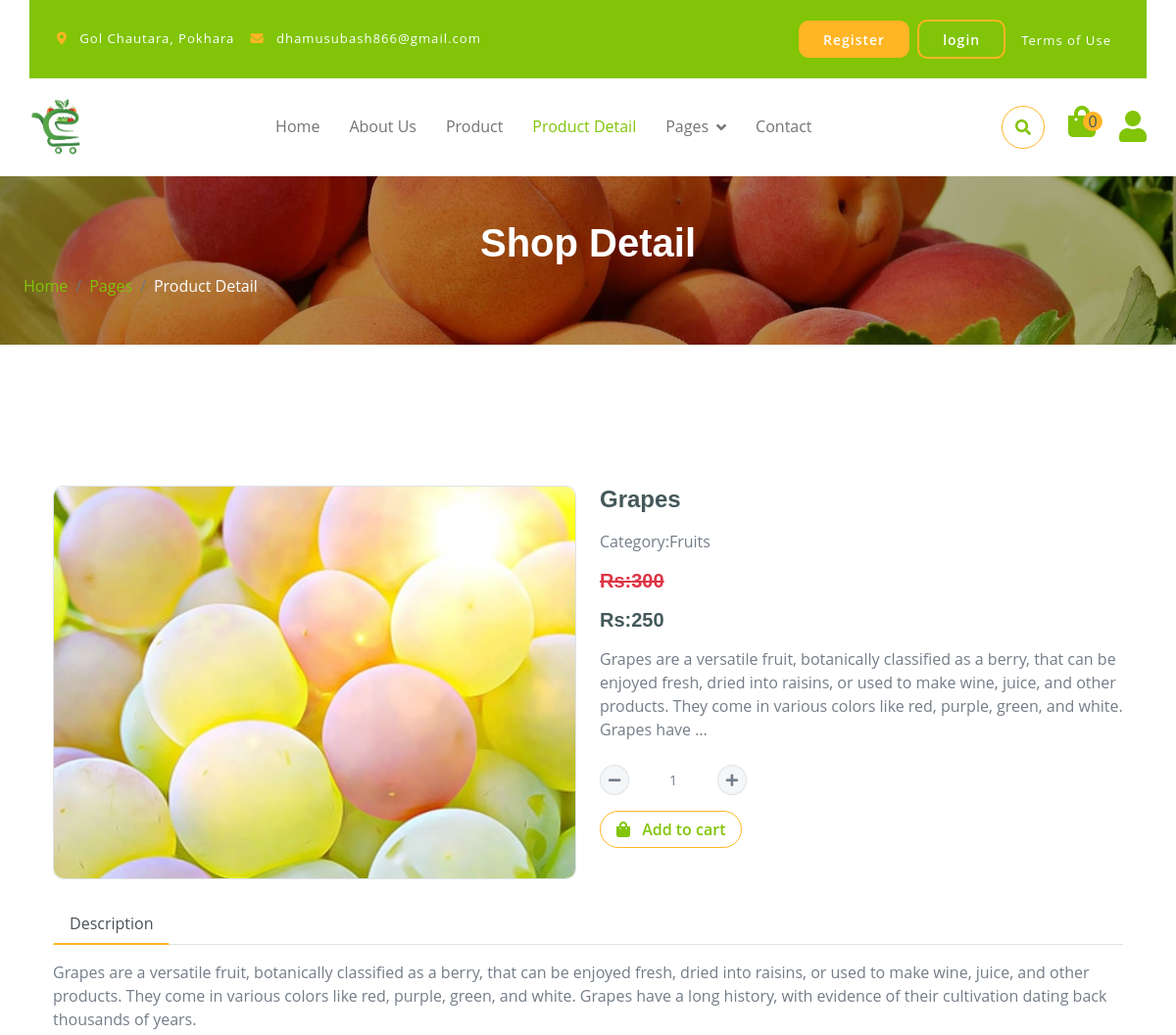
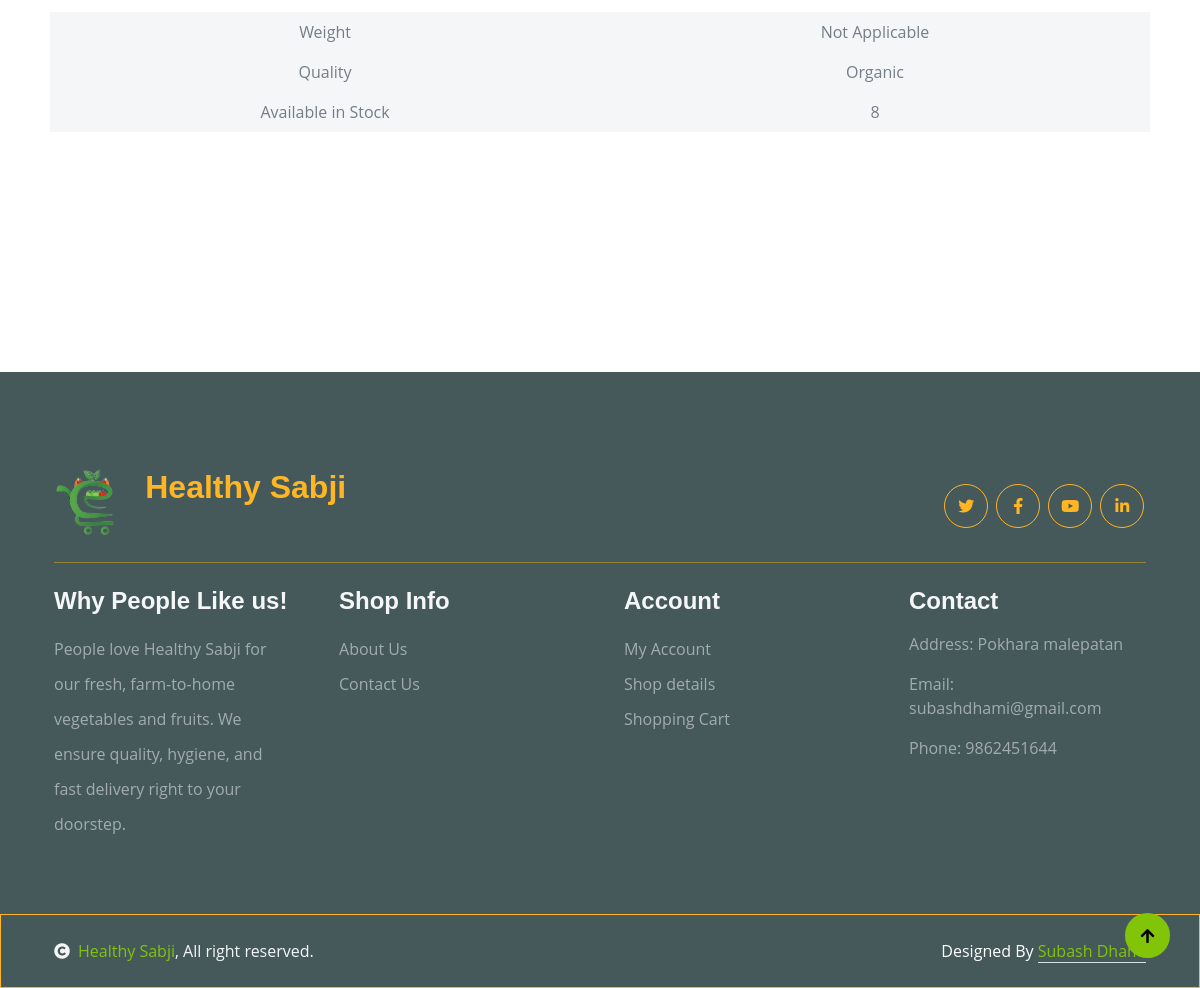
Screenshot of /product/4/ with the database file from the repository (2 pictures, top to bottom).
### sabji/models.py (models this page shows, shortened)
class Product(models.Model):
    name = models.CharField(max_length=100)
    price = models.IntegerField(help_text='Price per kilo')
    pre_discount_price = models.IntegerField(blank=True, null=True)
    description = models.TextField()
    image = models.ImageField(upload_to='product_images/')
    quantity = models.IntegerField()
    farmer = models.ForeignKey(CustomUser, on_delete=models.CASCADE, related_name='products', limit_choices_to={'is_farmer': True})
    date_added = models.DateTimeField(auto_now_add=True)
    category = models.ForeignKey('Category', on_delete=models.SET_NULL, related_name='products',null=True)

class Category(models.Model):
    name = models.CharField(max_length=100)
    image = models.ImageField(upload_to='category_images/', blank=True, null=True)
    def __str__(self):
        return self.name

### sabji/views.py (the view)
# urls.py: path('product/<int:id>/',views.productDetail,name="productDetail"),
def productDetail(request,id):
    product = Product.objects.get(id=id)
    return render(request,'user/product_desc.html',{'product':product})

### sabji/processors.py (called while the page is built)
def productprocessor(request):
    products = Product.objects.filter(quantity__gt=0)
    lowest_price = products.filter(quantity__gt=0).order_by('price').first()
    return {'products': products, 'lowest_price': lowest_price}

def categoryprocessor(request):
    categories = Category.objects.all()
    return {'categories': categories}

def discountprocessor(request):
    discounted_products = Product.objects.filter(pre_discount_price__gt=0)
    return {'discounted_products': discounted_products}

def cartprocessor(request):
    cart_count = 0
    if request.user.is_authenticated:
        cart_count = request.user.cart_items.filter(active=True).count()
    return {'cart_count': cart_count}

def bestsellerprocessor(request):
    bestseller_data = (
        OrderItem.objects.values('product__id', 'product__name')
        .annotate(total_quantity=Sum('quantity'))
        .order_by('-total_quantity', 'product__name')  # Order by total quantity sold, then by product name
    )
    bestseller_ids = [item['product__id'] for item in bestseller_data[:3]]
    bestseller = Product.objects.filter(id__in=bestseller_ids)
    return {'bestsellers': bestseller}

### templates/user/product_desc.html (shortened to what this page needs)
{% extends "base.html" %}
{% block content %}
        <div class="container-fluid page-header py-5">
            <h1 class="text-center text-white display-6">Shop Detail</h1>
            <ol class="breadcrumb justify-content-start mb-0">
                <li class="breadcrumb-item"><a href="{% url 'index' %}">Home</a></li>
                <li class="breadcrumb-item"><a href="{% url 'productDetail' product.id %}">Pages</a></li>
                <li class="breadcrumb-item active text-white">Product Detail</li>
            </ol>
        </div>
        <div class="container-fluid py-5 mt-5">
            <div class="container py-5">
                <div class="row g-4 mb-5">
                    <div class="col-lg-12 col-xl-12">
                        <div class="row g-4">
                            <div class="col-lg-6">
                                <div class="border rounded">
                                    <a href="#">
                                        <img src="{{product.image.url}}" class="img-fluid w-100 rounded" alt="Image" style="height: 400px; object-fit: cover;">
                                    </a>
                                </div>
                            </div>
                            <div class="col-lg-6">
                                <h4 class="fw-bold mb-3">{{product.name}}</h4>
                                <p class="mb-3">Category:{{product.category}}</p>
                                {% if product.pre_discount_price > 0  %}
                                    <h5 class="fw-bold mb-3"><del class="text-danger">Rs:{{product.pre_discount_price}}</del></h5>
                                {% endif %}
                                <h5 class="fw-bold mb-3">Rs:{{product.price}} </h5>
                                <p class="mb-4">{{product.description|truncatewords:40}}</p>
                                <div class="input-group quantity mb-3" style="width: 150px;">
                                    <div class="input-group-btn">
                                        <button class="btn btn-sm btn-minus rounded-circle bg-light border" data-product-id="{{ product.id }}">
                                            <i class="fa fa-minus"></i>
                                        </button>
                                    </div>
                                    <input type="text" class="form-control form-control-sm text-center border-0 quantity-input" value="1" id="quantity-{{ product.id }}">
                                    <div class="input-group-btn">
                                        <button class="btn btn-sm btn-plus rounded-circle bg-light border" data-product-id="{{ product.id }}">
                                            <i class="fa fa-plus"></i>
                                        </button>
                                    </div>
                                </div>
                                {% if user.is_authenticated %}
                                    <a href="#" class="btn border border-secondary rounded-pill px-3 text-primary"
                                        hx-get="{% url 'add_to_cart' product.id 1 %}"
                                        hx-target="#cartCount"
                                        hx-swap="outerHTML"
                                        hx-trigger="click">
                                        <i class="fa fa-shopping-bag me-2 text-primary"></i>
                                        Add to cart
                                    </a>
                                {% else %}
                                    <button type="button" class="btn border border-secondary rounded-pill px-3 text-primary" data-bs-toggle="modal" data-bs-target="#loginModal">
                                        <i class="fa fa-shopping-bag me-2 text-primary"></i>
                                        Add to cart
                                    </button>
                                {% endif %}
                            </div>
                            <div class="col-lg-12">
                                <nav>
                                    <div class="nav nav-tabs mb-3">
                                        <button class="nav-link active border-white border-bottom-0" type="button"
                                            id="nav-about-tab" data-bs-toggle="tab" data-bs-target="#nav-about"
                                            aria-controls="nav-about" aria-selected="true">Description</button>
                                    </div>
                                </nav>
                                <div class="tab-content mb-5">
                                    <div class="tab-pane active" id="nav-about" role="tabpanel" aria-labelledby="nav-about-tab">
                                        <p>{{product.description}} </p>
                                        <div class="px-2">
                                            <div class="row g-4">
                                                <div class="col-12">
                                                    <div class="row bg-light align-items-center text-center justify-content-center py-2">
                                                        <div class="col-6">
                                                            <p class="mb-0">Weight</p>
                                                        </div>
                                                        <div class="col-6">
                                                            <p class="mb-0">Not Applicable</p>
                                                        </div>
                                                    </div>
                                                    <div class="row bg-light text-center align-items-center justify-content-center py-2">
                                                        <div class="col-6">
                                                            <p class="mb-0">Quality</p>
                                                        </div>
                                                        <div class="col-6">
                                                            <p class="mb-0">Organic</p>
                                                        </div>
                                                    </div>
                                                    <div class="row bg-light text-center align-items-center justify-content-center py-2">
                                                        <div class="col-6">
                                                            <p class="mb-0">Available in Stock</p>
                                                        </div>
                                                        <div class="col-6">
                                                            <p class="mb-0">{{product.quantity}}</p>
                                                        </div>
                                                    </div>
                                                </div>
                                            </div>
                                        </div>
                                    </div>
                                </div>
                            </div>
                        </div>
                    </div>
                </div>
            </div>
        </div>
{% endblock %}

### static/css/style.css (style rules this page uses)
.btn { font-weight: 600; transition: .5s; }
.btn.border-secondary { transition: 0.5s; }
.page-header { position: relative; background: linear-gradient(rgba(0, 0, 0, 0.3), rgba(0, 0, 0, 0.3)), url(../img/cart-page-header-img.jpg); background-position: center center; background-repeat: no-repeat; background-size: cover; }
@media (min-width: 992px) { .hero-header, .page-header { margin-top: 152px !important; } }
.nav.nav-tabs .nav-link.active { border-bottom: 2px solid var(--bs-secondary) !important; }

### rows the page displays
Product: image (picture), name "Grapes", category "Fruits", pre_discount_price "300", price "250", description "Grapes are a versatile fruit, botanically classified as a berry, that can be enjoyed fresh, dried into raisins, or used to make wine, juice, and other products. They come in various colors like red, purple, green, and white. Grapes have …", description "Grapes are a versatile fruit, botanically classified as a berry, that can be enjoyed fresh, dried into raisins, or used to make wine, juice, and other products. They come in various colors like red, purple, green, and white. Grapes have a long history, with evidence of their cultivation dating back thousands of years.", quantity "8"

### other values shown
{{ cart_count }} "0"
